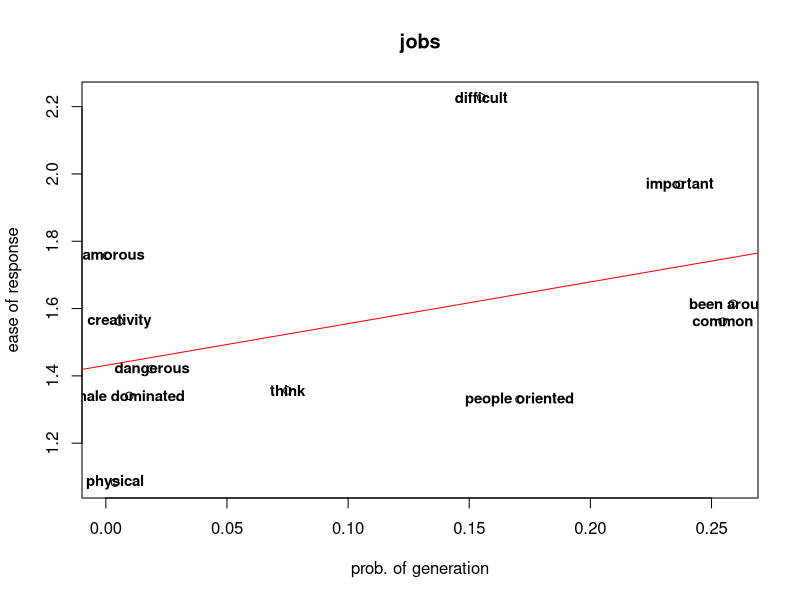

This chart was generated by the following R code:
genCorr = abs(c(0.17076524068052476, 0.2546180555663148, 0.07498222261861116, 0.2368511770294124, -0.005579682718462679, 0.0190282279225156, 0.0038028483717259943, 0.2588587970296977, 0.00049943902030669, 0.009671553455618126, 0.1549744021970941))
combined = c(1.3300959695953154, 1.5609363641132934, 1.3565194766663784, 1.9680084508058024, 1.5614469228261232, 1.4199985313454895, 1.0828618897787057, 1.6142907296259088, 1.7567347362868382, 1.3406539098362444, 2.2274018190949914)
labelNames = c('people oriented', 'common', 'think', 'important', 'creativity', 'dangerous', 'physical', 'been around', 'glamorous', 'male dominated', 'difficult')
plot(genCorr, combined, main = "jobs",
     xlab = "prob. of generation", ylab = "ease of response")
text(genCorr, combined, labels=labelNames, cex=0.9, font=2)
abline(lm(combined~genCorr), col="red") # regression line (y~x)
